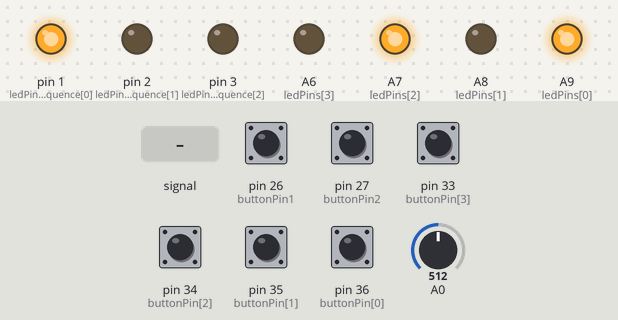
Bench run of a sketch on a simulated Teensy 4. Parts: output pins drawn as LEDs (lit = HIGH). Dashed ring = blinking. The test bench sets the inputs (shaded band); at power-on: pin 26 (buttonPin1), pin 27 (buttonPin2), pin 33 (buttonPin[3]), pin 34 (buttonPin[2]), pin 35 (buttonPin[1]), pin 36 (buttonPin[0]) LOW, A0 = 512.

Above: at 1.2 s.
1.3 s: A0 fed a 200 Hz sine of ±255 counts around its level
At 1.7 s:
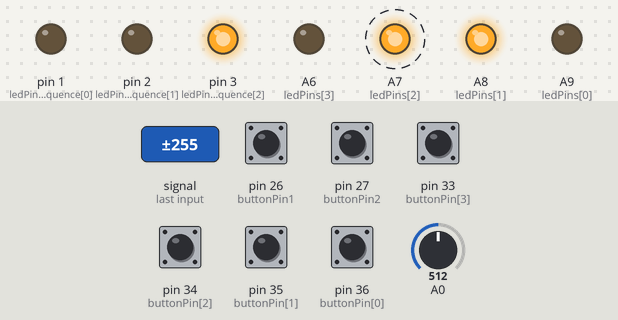
At 2.49 s:
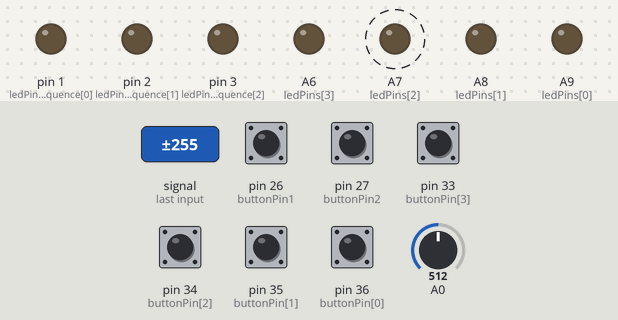
4.3 s: A0 set to 0
At 4.69 s:
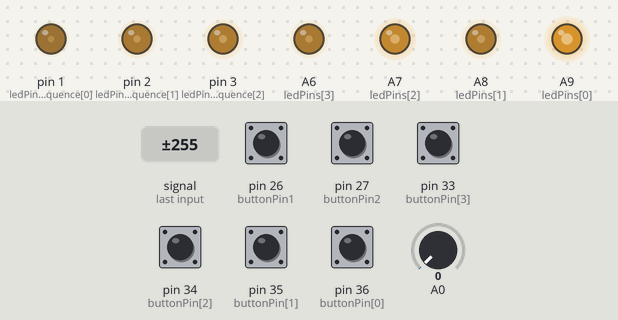
7.3 s: A0 set to 122
At 7.73 s:
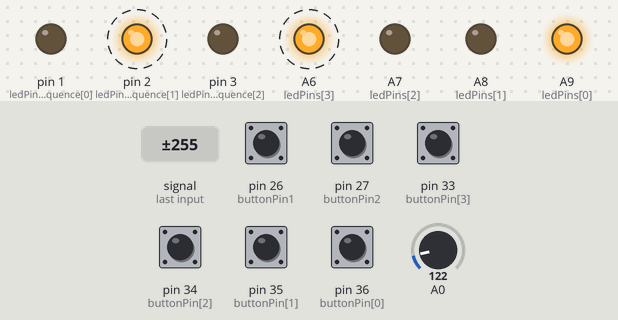
10.3 s: pin 33 (buttonPin[3]) pulled HIGH for 0.15 s
13.3 s: pin 34 (buttonPin[2]) pulled HIGH for 0.15 s
16.4 s: pin 35 (buttonPin[1]) pulled HIGH for 0.15 s
Timing chart, 0 to 20.5 s (numbered marks = the images above; inputs shaded):
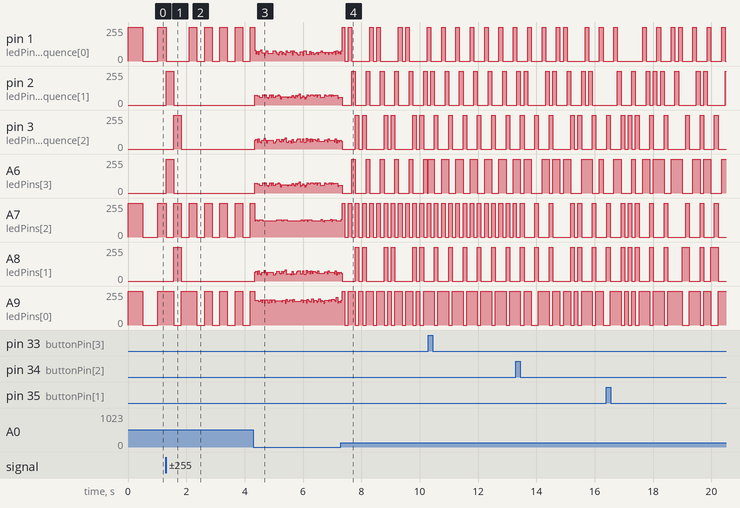

Measured:
- after the input at 1.3 s, pin 2 (ledPinsSequence[1]), A6 (ledPins[3]): 0/255 → 255/255 at once, → 0/255 0.27 s later; pin 3 (ledPinsSequence[2]), A8 (ledPins[1]): 0/255 → 255/255 after 0.27 s, → 0/255 0.26 s later; A7 (ledPins[2]): alternates 255/255 for 0.26 s and 0/255 for 0.27 s, starting at once

The sketch:

stepsequencer.ino
```cpp
// stepsequencer

int buttonPin[4] = { 36, 35, 34, 33 };
int totalButtons = 4;

int ledPins[4] = { 23, 22, 21, 20 };
int totalLeds = 4;
boolean lastButtonState[4] = { LOW, LOW, LOW, LOW };
boolean buttonState[4] = { LOW, LOW, LOW, LOW };
boolean stepState[3][4] = {
  { HIGH, LOW, HIGH, LOW },
  { HIGH, LOW, LOW, HIGH },
  { LOW, HIGH, HIGH, LOW },
};

int currentStep = 0;
int totalSteps = 3;

int buttonPin1 = A12;
bool lastButtonState1 = LOW;
bool buttonState1 = LOW;

int buttonPin2 = A13;
bool lastButtonState2 = LOW;
bool buttonState2 = LOW;

int ledPinsSequence[3] = { 1, 2, 3 };
int totalLedsSequence = 3;

byte middleC = 60;
byte channel = 1;

int tempo = 0;

unsigned long lastStepTime = 0;


void setup() {
  Serial.begin(9600);

  for (int i = 0; i < totalButtons; i++) {
    pinMode(buttonPin[i], INPUT);
  }
  for (int i = 0; i < totalLeds; i++) {
    pinMode(ledPins[i], OUTPUT);
  }
  for (int i = 0; i < totalLedsSequence; i++) {
    pinMode(ledPinsSequence[i], OUTPUT);
  }
  pinMode(buttonPin1, INPUT);
  pinMode(buttonPin2, INPUT);
}

void loop() {
  checkButtons();
  currentSequence();
  currentSequenceBackward();

  for (int i = 0; i < totalLeds; i++) {
    digitalWrite(ledPins[i], stepState[currentStep][i]);
  }

  currentSequenceLeds();
}


void checkButtons() {
  lastButtonState[0] = buttonState[0];
  buttonState[0] = digitalRead(buttonPin[0]);

  if (buttonState[0] == HIGH && lastButtonState[0] == LOW) {
    if (stepState[currentStep][0] == LOW) {
      stepState[currentStep][0] = HIGH;
    } else if (stepState[currentStep][0] == HIGH) {
      stepState[currentStep][0] = LOW;
    }
  }


  lastButtonState[1] = buttonState[1];
  buttonState[1] = digitalRead(buttonPin[1]);

  if (buttonState[1] == HIGH && lastButtonState[1] == LOW) {
    if (stepState[currentStep][1] == LOW) {
      stepState[currentStep][1] = HIGH;
    } else if (stepState[currentStep][1] == HIGH) {
      stepState[currentStep][1] = LOW;
    }
  }


  lastButtonState[2] = buttonState[2];
  buttonState[2] = digitalRead(buttonPin[2]);

  if (buttonState[2] == HIGH && lastButtonState[2] == LOW) {
    if (stepState[currentStep][2] == LOW) {
      stepState[currentStep][2] = HIGH;
    } else if (stepState[currentStep][2] == HIGH) {
      stepState[currentStep][2] = LOW;
    }
  }


  lastButtonState[3] = buttonState[3];
  buttonState[3] = digitalRead(buttonPin[3]);

  if (buttonState[3] == HIGH && lastButtonState[3] == LOW) {
    if (stepState[currentStep][3] == LOW) {
      stepState[currentStep][3] = HIGH;
    } else if (stepState[currentStep][3] == HIGH) {
      stepState[currentStep][3] = LOW;
    }
  }
}

void currentSequence() {
  lastButtonState1 = buttonState1;
  buttonState1 = digitalRead(buttonPin1);


  tempo = analogRead(A0);

  if (millis() > lastStepTime + tempo) {   //if its time to go to the next step...
    currentStep = currentStep + 1;         //increment to the next step
    if (currentStep > 3) {
      currentStep = 0;
    }

    if (stepState[0][currentStep] == HIGH) {
      usbMIDI.sendNoteOn(60, 127, channel);
    }
    if (stepState[1][currentStep] == HIGH) {
      usbMIDI.sendNoteOn(62, 127, channel);
    }
    if (stepState[2][currentStep] == HIGH) {
      usbMIDI.sendNoteOn(64, 127, channel);
    }

    lastStepTime = millis();               //set lastStepTime to the current time
  }
}

void currentSequenceBackward() {
  lastButtonState2 = buttonState2;
  buttonState2 = digitalRead(buttonPin2);


  tempo = analogRead(A0);

  if (millis() > lastStepTime + tempo) {   //if its time to go to the next step...
    currentStep = currentStep - 1;         //increment to the next step
    if (currentStep < -1) {
      currentStep = 2;
    }

    if (stepState[0][currentStep] == HIGH) {
      usbMIDI.sendNoteOn(60, 127, channel);
    }
    if (stepState[1][currentStep] == HIGH) {
      usbMIDI.sendNoteOn(62, 127, channel);
    }
    if (stepState[2][currentStep] == HIGH) {
      usbMIDI.sendNoteOn(64, 127, channel);
    }

    lastStepTime = millis();               //set lastStepTime to the current time
  }
}

void currentSequenceLeds() {
  for (int i = 0; i < totalLedsSequence; i++) {
    if (currentStep == i) {
      digitalWrite(ledPinsSequence[i], HIGH);
    } else {
      digitalWrite(ledPinsSequence[i], LOW);
    }
  }
}
```
